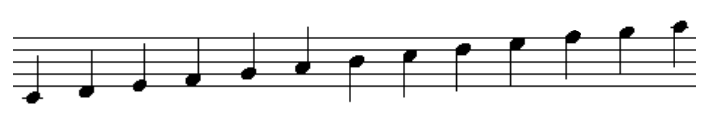
%> input picture MusicNoteRecogntion/aa.PNG, 715 x 119 px
$ octave my.m   (GNU Octave 9; MATLAB toolbox functions it lacks are replaced by stand-ins)
%> lines starting %> are read from the running program, lines starting %| are printed output that depends on the picture; in (x1, y1, x2, y2) boxes, pixels count from 0 and x2, y2 are one past the last pixel; in counts of white or black regions, pixels touching at a corner belong together; the program's own positions count from 1
### MusicNoteRecogntion/illumination.m
% http://www.mathworks.se/help/images/examples/correcting-nonuniform-illumination.html?s_eid=PSM_5532

function [ outputImage ] = illumination( inputImage )

% [12 lines of commented-out code are left out]
    I = inputImage;

%     figure(h1);
%     imshow(I)

    % Convert image to greyscale
    I = rgb2gray(I);
    % Invert image
    I = imcomplement(I);

    % Calculates the morphological opening and
    % Subtracts it from the original image
    I2 = imtophat(I,strel('disk',15));
%     figure(h2);
%     imshow(I2);

    % Increases the image contrast
    I3 = imadjust(I2);
    I4 = imcomplement(I3);
% [10 lines of commented-out code are left out]

    outputImage = I4;
end

### MusicNoteRecogntion/straighten.m
function [ outputImage ] = straighten( inputImage )


    %Converts input to edges (I.E, binary)
    %I = rgb2gray(inputImage);
    BW = edge(inputImage, 'canny');


    BW = BW';
    % Hough transform, with more detailed resolution than before.
    [H,T,R] = hough(BW,'Theta',-89:0.01:89);
    BW = BW';

    % Get only the first houghpeak
    P  = houghpeaks(H,1);

    % Pick out the angle
    angle = -T(P(2));
    % angle
    if (angle > 90)
           angle = angle - 180;
    end

    inputImage = 1-inputImage;
    outputImage = 1-imrotate(inputImage, angle, 'bilinear');
    imshow(inputImage)
    figure, imshow(outputImage)
end

### MusicNoteRecogntion/thresh.m
function [ BWImage ] = thresh( inputImage )
    threshold = graythresh(inputImage);
    BWImage = im2bw(inputImage, threshold);
end

### MusicNoteRecogntion/staffDetection.m
% Returns a matrix of n*5 elements, where n is the number of staffs.

function staffs = staffDetection(input)

    [h, w] = size(input);

    input = bwmorph(input,'erode');


    f = [-1 0 1];
    derivative = abs(imfilter(input,f,'circular'));

    %Projects everything on the horizontal plane
    projectedDerivative = horProj(derivative);
    projectedInput = horProj(input == 0);

    %figure(); hold on;
    %plot(projectedInput, 'b');
    %plot(7*projectedDerivative, 'k');
    linePoints = max(projectedInput-10*projectedDerivative, 0);
    %plot(linePoints, 'r');

    [peaks, locations] = findpeaks(linePoints, 'MINPEAKHEIGHT', 0.1, 'MINPEAKDISTANCE', 2);


    %iterate over possible upper lines
    first = 1;
    last = length(locations) - 4;
    weights = zeros([last, 1]);
    staffs = [];
    lastIndex = 0;
    %pointProducts = zeros(size(weights));
    for i = first:last
        distances = locations(i:i+3) - locations(i+1:i+4);
        diff = sum(abs(distances(2:4) - distances(1:3)));

        % calculate product of all five line points
        weights(i) = prod(peaks(i:i+4));


        % sum of difference cannot be smaller than 10 pixels.
        % TODO: weight on image size.

        if (diff < 10)
            notOverlapping = lastIndex+4 < i;

            % is it a new staff? Add more space in matrix!
            if (lastIndex == 0 || notOverlapping)
                staffs = cat(1, staffs, zeros([1, 5]));
            end

            [row, ~] = size(staffs);
            % is it not overlapping or is the newly found staff BETTER than the old one
            if (lastIndex == 0 || notOverlapping || weights(i) > weights(lastIndex))
                staffs(row,:) = locations(i:i+4)';
                lastIndex = i;
            end
        end
    end


    %staffs
    %Plot for debugging purposes:
    %figure; hold on;
    %imshow(input);
    %locations
    %for y = locations(:)
    %    plot([0, 1000], [y y], 'b');
    %end
    %
    %for y = staffs(:)
    %    plot([0, 1000], [y y], 'r');
    %end
end

### MusicNoteRecogntion/horProj.m
function [ horizontalProjection ] = horProj( image )
    [~, w] = size(image);
    horizontalProjection = sum(image, 2)/w;
end

### MusicNoteRecogntion/lineRemoval.m
function outputImage = lineRemoval(image, staffs)
    %outputImage = 1 - image;
    image = 1 - image;
    dimage = image;
    lines = image;


    % all staff lines, no matter which of the five different ones.
    yCoordinates = staffs(:)';

    %Distance between lines in one staff
    lineDist = mean(mean(staffs(:,2:5) - staffs(:, 1:4)));
% [71 lines of commented-out code are left out]
    st = ones(floor(lineDist/2), 1);

    %new = imerode(image, st);
    new = imopen(image, st);


    outputImage = new;

    %figure();
    %imshow(outputImage);

    outputImage = 1-outputImage;
end

### MusicNoteRecogntion/staffBox.m
function [ staffBounds ] = staffBox( BWimg , lines)
    horHist = horProj(BWimg == 0);
    numStaffs = size(lines,1);
    staffBounds = zeros(numStaffs,2);

    [h, w] = size(BWimg);

    %Loop through all lines
    for i = 1:size(lines,1)
        %Loop to upper bounds
        index = lines(i,1);
        upperBound = 1;
        lowerBound = h;

        if (i > 1)
            upperBound = lines(i - 1, 5) + 3*lineDist(lines);
        end

        if (i < size(lines))
            lowerBound = lines(i + 1, 1) - 3*lineDist(lines);
        end


        while(index > 1)
            index = index - 1;
            %If the y coordinate only has white pixels
            if(horHist(index) == 0 || index < upperBound)
                staffBounds(i,1) = index;
                break;
            end
        end

        %Loop to lower bounds
        index = lines(i,end);
        while(index < size(horHist,1))
            index = index + 1;
            %If the y coordinate only has white pixels
            if(horHist(index) == 0 || index > lowerBound)
                staffBounds(i,2) = index;
                break;
            end
        end
    end
end

### MusicNoteRecogntion/stemDetection.m
% Returns a matrix of n*5 elements, where n is the number of staffs.

function stemsImage = findStems(noLinesImage, lines)

    noLinesImage = 1 - noLinesImage;

    lineDist = mean(mean(lines(:,2:5) - lines(:, 1:4)));
    opened = imopen(noLinesImage, ones(round(2.2*lineDist), 1));

    % [9 lines of commented-out code are left out]

    stemsImage = 1 - opened;

end

### MusicNoteRecogntion/noteHeadDetection.m
function [ noteHeads ] = noteHeadDetection( imgNoLines, lines)


    imgNoLines =  1 - (double(imgNoLines) ./ max(max(max(double(imgNoLines)))));
    [h,w] = size(imgNoLines);

    lineDist = floor(mean(mean(lines(:,2:5) - lines(:, 1:4))));

    %Element for closing
    strClose = strel('ball', round(lineDist/3), 1, 2);
    strClose = strClose.getnhood.*strClose.getheight;
    strClose = imresize(strClose, 'Scale', [1,1]);
    strClose = imrotate(strClose, 45, 'bilinear');

    %Element for opening
    strOpen = strel('ball', round(lineDist/2), 1, 2);
    strOpen = strOpen.getnhood.*strOpen.getheight;
    strOpen = imresize(strOpen, 'Scale', [1,1.2]);
    strOpen = imrotate(strOpen, 45, 'bilinear');


    morphed = imgNoLines;


    morphed = imtophat(morphed, round(strOpen));
    morphed = imtophat(morphed, round(strOpen));

    correlation = imgNoLines-morphed;

    noteHeads = 1 - (correlation./max(max(double(correlation))));

    % [5 lines of commented-out code are left out]


end

### MusicNoteRecogntion/categorize.m
function [ stems, heads, misc ] = categoirze( imageNoLines, lines )


    %only stems
    stemsImage = stemDetection(imageNoLines, lines);

    %only heads
    headsImage = noteHeadDetection(imageNoLines, lines);


    %thresh heads
    heads = 1 - headsImage;
    threshold = graythresh(heads);
    heads = im2bw(heads, threshold);

    %thresh stems
    stems = 1 - stemsImage;
    threshold = graythresh(stems);
    stems = im2bw(stems, threshold);


    thinStems = bwmorph(stems, 'thin');
    %bottoms = bwhitmiss(thinStems, [0 0 0; 0 1 0; -1 -1 -1]);
    %tops = bwhitmiss(thinStems, [-1 -1 -1; 0 1 0; 0 0 0]);
    %bottomsAndTops = (bottoms + tops) > 0;

    lineDist = mean(mean(lines(:,2:5) - lines(:, 1:4)));
    %areas = bwdist(bottomsAndTops) < lineDist*(2/3);

    areas = bwdist(thinStems) < lineDist*(2/3);

    areas = (areas + heads) > 1;

    stems = imreconstruct(imdilate(areas, ones(round(lineDist*2/3))), stems);
    heads = imreconstruct(areas, heads);


    misc = (1 - imageNoLines) - (1 - stemsImage) - (1 - headsImage);
    % [12 lines of commented-out code are left out]

end

### MusicNoteRecogntion/my.m
clear;close all;clc;
%dont need: horproj, notevalue

img = im2double(imread('aa.png'));
%> img: size 119x715x3 double; min 0, max 1, mean 0.917
%img = imrotate(img,45);

img = illumination(img);
%img = perspectiveCorrection(img);

%Straighten the image
straightened = straighten(img);
%> in straighten, `BW = edge(inputImage, 'canny');`:
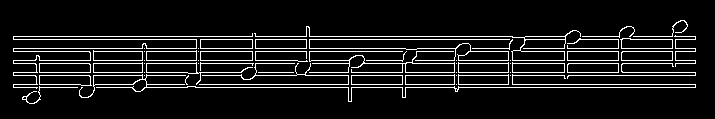
%> BW: size 119x715 logical; 9% white in thin lines or dots, all inside (x1, y1, x2, y2) = (13, 20, 696, 104)
%> in straighten, `BW = BW';`:
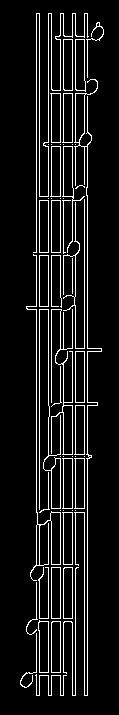
%> BW: size 715x119 logical; 9% white in thin lines or dots, all inside (x1, y1, x2, y2) = (20, 13, 104, 696)
%> in straighten, `[H,T,R] = hough(BW,'Theta',-89:0.01:89);`: R = 1449 values from -724 to 724
%> in straighten, `P  = houghpeaks(H,1);`: P = [812 8897]
%> in straighten, `angle = -T(P(2));`: angle = 0.04
%Threshold the image
imgThresh = thresh(straightened);
%> in thresh, `threshold = graythresh(inputImage);`: threshold = 0.69
%> in thresh, `BWImage = im2bw(inputImage, threshold);`: BWImage: size 120x716 logical; 88.1% white; 1 black region, box (x1, y1, x2, y2) and area: (13, 21, 697, 105) 10228
%detect staff (lines)
lines = staffDetection(imgThresh);
%> in staffDetection, `input = bwmorph(input,'erode');`: input: size 120x716 logical; 79.2% white; 1 black region, box (x1, y1, x2, y2) and area: (12, 20, 698, 106) 17862
%> in staffDetection, `derivative = abs(imfilter(input,f,'circular'));`:
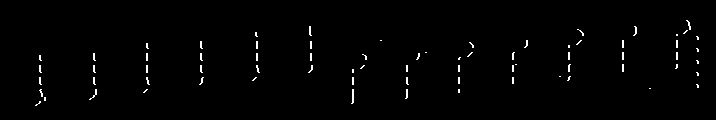
%> derivative: size 120x716 double; values 0 (black) and 1 (white), 1.1% white in thin lines or dots, all inside (x1, y1, x2, y2) = (35, 20, 699, 106)
%> in horProj, `horizontalProjection = sum(image, 2)/w;`: horizontalProjection = 120 values, max 0.0363 at index 56, min 0 at index 1, mean 0.0109
%> in staffDetection, `projectedDerivative = horProj(derivative);`: projectedDerivative has the same summary as horizontalProjection in horProj
%> in staffDetection, `projectedInput = horProj(input == 0);`: projectedInput = 120 values, max 0.958 at index 38, min 0 at index 1, mean 0.208
%> in staffDetection, `linePoints = max(projectedInput-10*projectedDerivative, 0);`: linePoints = 120 values, max 0.93 at index 38, min 0 at index 1, mean 0.157
%> in staffDetection, `[peaks, locations] = findpeaks(linePoints, 'MINPEAKHEIGHT', 0.1, 'MINP..`: peaks = [0.93; 0.93; 0.93; 0.93; 0.929]; locations = [38; 50; 62; 74; 86]
%> in staffDetection, `last = length(locations) - 4;`: last = 1
%> the loop in staffDetection, `for i = first:last` made 1 pass
%> (distances, diff, notOverlapping, row, lastIndex) on pass 1: ([-12; -12; -12; -12], 0, false, 1, 1)
%> after the loop in staffDetection, `for i = first:last`: staffs = [38 50 62 74 86]
%> lines = [38 50 62 74 86]
%remove the lines
noLines = lineRemoval(straightened, lines);
%> in lineRemoval, `image = 1 - image;`:
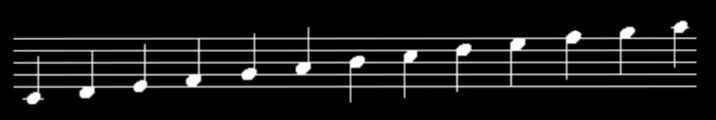
%> image: size 120x716 double; min 0, max 1, mean 0.0823
%> in lineRemoval, `lineDist = mean(mean(staffs(:,2:5) - staffs(:, 1:4)));`: lineDist = 12
%> in lineRemoval, `outputImage = 1-outputImage;`:
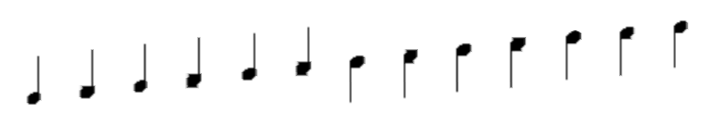
%> outputImage: size 120x716 double; min 0, max 1, mean 0.97
%find staffs
staffs = staffBox(imgThresh, lines);
%> in staffBox, `horHist = horProj(BWimg == 0);`: horHist = 120 values, max 0.955 at index 39, min 0 at index 1, mean 0.119
%> the loop in staffBox, `for i = 1:size(lines,1)` made 1 pass
%> after the loop in staffBox, `for i = 1:size(lines,1)`: staffBounds = [21 106]
%> staffs = [21 106]
[nStaffs, ~] = size(staffs);
%> nStaffs = 1
%> the run ends on the next line

note = '';
for j = 1:nStaffs

    staffImg = noLines(staffs(j, 1):staffs(j, 2),:);
    [stems, heads, misc] = categorize(staffImg, lines);

$ run again, with MusicNoteRecogntion/a.png copied over MusicNoteRecogntion/aa.PNG
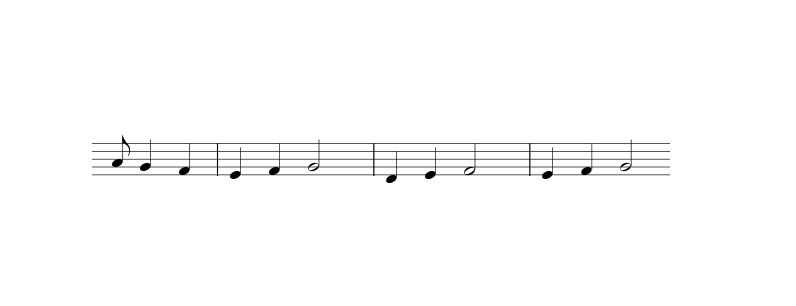
%> input picture MusicNoteRecogntion/a.png, 796 x 306 px
%> in straighten, `BW = BW';`:
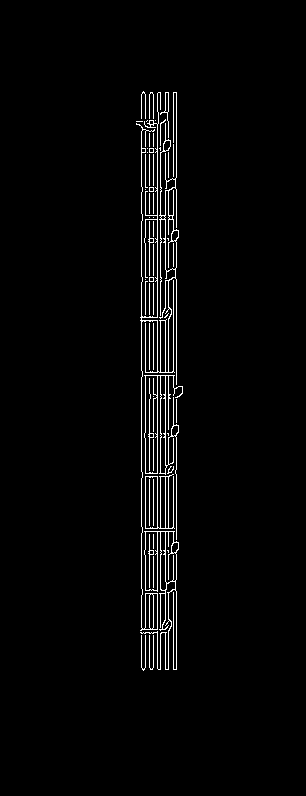
%> BW: size 796x306 logical; 2.5% white in thin lines or dots, all inside (x1, y1, x2, y2) = (136, 91, 183, 671)
%> R = 1705 values from -852 to 852
%> P = [1010 8897]
%> angle = 0.04
%> threshold = 0.714
%> BWImage: size 307x797 logical; 97.1% white; black in thin lines or dots, all inside (x1, y1, x2, y2) = (92, 136, 671, 184)
%> input: size 307x797 logical; 94.6% white; 1 black region, box (x1, y1, x2, y2) and area: (91, 135, 672, 185) 13302
%> derivative: size 307x797 double; values 0 (black) and 1 (white), 0.23% white in thin lines or dots, all inside (x1, y1, x2, y2) = (123, 135, 673, 185)
%> horizontalProjection = 307 values, max 0.0402 at index 155, min 0 at index 1, mean 0.00227
%> projectedDerivative has the same summary as horizontalProjection in horProj
%> projectedInput = 307 values, max 0.729 at index 144, min 0 at index 1, mean 0.0544
%> linePoints = 307 values, max 0.704 at index 144, min 0 at index 1, mean 0.0455
%> peaks = [0.704; 0.704; 0.704; 0.704; 0.704]; locations = [144; 152; 160; 167; 175]
%> last = 1
%> the loop in staffDetection, `for i = first:last` made 1 pass
%> (distances, diff, notOverlapping, row, lastIndex) on pass 1: ([-8; -8; -7; -8], 2, false, 1, 1)
%> after the loop in staffDetection, `for i = first:last`: staffs = [144 152 160 167 175]
%> in lineRemoval, `lineDist = mean(mean(staffs(:,2:5) - staffs(:, 1:4)));`: lineDist = 7.75
%> horHist = 307 values, max 0.726 at index 168, min 0 at index 1, mean 0.0295
%> the loop in staffBox, `for i = 1:size(lines,1)` made 1 pass
%> after the loop in staffBox, `for i = 1:size(lines,1)`: staffBounds = [136 185]
